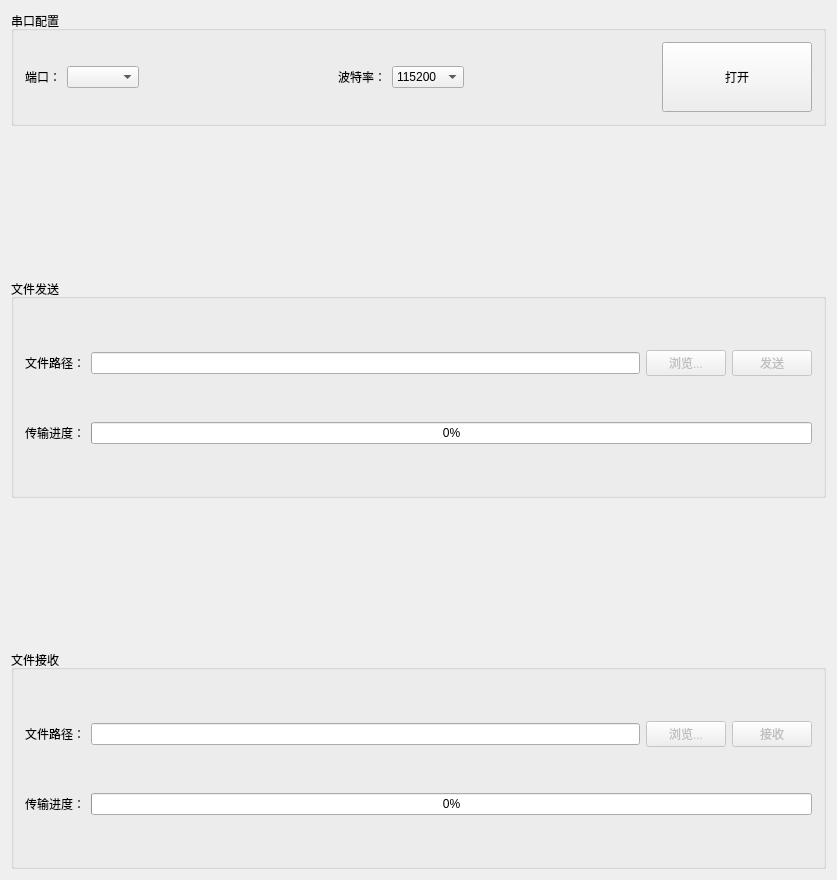
<?xml version="1.0" encoding="UTF-8"?>
<ui version="4.0">
 <class>Widget</class>
 <widget class="QWidget" name="Widget">
  <property name="geometry">
   <rect>
    <x>0</x>
    <y>0</y>
    <width>837</width>
    <height>880</height>
   </rect>
  </property>
  <property name="minimumSize">
   <size>
    <width>0</width>
    <height>0</height>
   </size>
  </property>
  <property name="maximumSize">
   <size>
    <width>16777215</width>
    <height>16777215</height>
   </size>
  </property>
  <property name="windowTitle">
   <string>SerialPortYmodem</string>
  </property>
  <layout class="QVBoxLayout" name="verticalLayout_3">
   <item>
    <widget class="QGroupBox" name="groupBox">
     <property name="title">
      <string>串口配置</string>
     </property>
     <layout class="QHBoxLayout" name="horizontalLayout">
      <item>
       <widget class="QLabel" name="label">
        <property name="text">
         <string>端口：</string>
        </property>
       </widget>
      </item>
      <item>
       <widget class="QComboBox" name="comPort">
        <property name="maxVisibleItems">
         <number>12</number>
        </property>
       </widget>
      </item>
      <item>
       <spacer name="horizontalSpacer">
        <property name="orientation">
         <enum>Qt::Horizontal</enum>
        </property>
        <property name="sizeHint" stdset="0">
         <size>
          <width>40</width>
          <height>20</height>
         </size>
        </property>
       </spacer>
      </item>
      <item>
       <widget class="QLabel" name="label_2">
        <property name="text">
         <string>波特率：</string>
        </property>
       </widget>
      </item>
      <item>
       <widget class="QComboBox" name="comBaudRate">
        <property name="minimumSize">
         <size>
          <width>0</width>
          <height>0</height>
         </size>
        </property>
        <property name="currentText">
         <string>115200</string>
        </property>
        <property name="currentIndex">
         <number>3</number>
        </property>
        <property name="maxVisibleItems">
         <number>12</number>
        </property>
        <item>
         <property name="text">
          <string>921600</string>
         </property>
        </item>
        <item>
         <property name="text">
          <string>460800</string>
         </property>
        </item>
        <item>
         <property name="text">
          <string>230400</string>
         </property>
        </item>
        <item>
         <property name="text">
          <string>115200</string>
         </property>
        </item>
        <item>
         <property name="text">
          <string>57600</string>
         </property>
        </item>
        <item>
         <property name="text">
          <string>38400</string>
         </property>
        </item>
        <item>
         <property name="text">
          <string>19200</string>
         </property>
        </item>
        <item>
         <property name="text">
          <string>9600</string>
         </property>
        </item>
        <item>
         <property name="text">
          <string>4800</string>
         </property>
        </item>
        <item>
         <property name="text">
          <string>2400</string>
         </property>
        </item>
        <item>
         <property name="text">
          <string>1200</string>
         </property>
        </item>
       </widget>
      </item>
      <item>
       <spacer name="horizontalSpacer_2">
        <property name="orientation">
         <enum>Qt::Horizontal</enum>
        </property>
        <property name="sizeHint" stdset="0">
         <size>
          <width>40</width>
          <height>20</height>
         </size>
        </property>
       </spacer>
      </item>
      <item>
       <widget class="QPushButton" name="comButton">
        <property name="minimumSize">
         <size>
          <width>150</width>
          <height>70</height>
         </size>
        </property>
        <property name="text">
         <string>打开</string>
        </property>
       </widget>
      </item>
     </layout>
    </widget>
   </item>
   <item>
    <spacer name="verticalSpacer">
     <property name="orientation">
      <enum>Qt::Vertical</enum>
     </property>
     <property name="sizeHint" stdset="0">
      <size>
       <width>20</width>
       <height>40</height>
      </size>
     </property>
    </spacer>
   </item>
   <item>
    <widget class="QGroupBox" name="groupBox_2">
     <property name="title">
      <string>文件发送</string>
     </property>
     <layout class="QVBoxLayout" name="verticalLayout">
      <item>
       <spacer name="verticalSpacer_3">
        <property name="orientation">
         <enum>Qt::Vertical</enum>
        </property>
        <property name="sizeHint" stdset="0">
         <size>
          <width>20</width>
          <height>40</height>
         </size>
        </property>
       </spacer>
      </item>
      <item>
       <layout class="QHBoxLayout" name="horizontalLayout_2">
        <item>
         <widget class="QLabel" name="label_3">
          <property name="text">
           <string>文件路径：</string>
          </property>
         </widget>
        </item>
        <item>
         <widget class="QLineEdit" name="transmitPath">
          <property name="readOnly">
           <bool>true</bool>
          </property>
         </widget>
        </item>
        <item>
         <widget class="QPushButton" name="transmitBrowse">
          <property name="enabled">
           <bool>false</bool>
          </property>
          <property name="text">
           <string>浏览...</string>
          </property>
         </widget>
        </item>
        <item>
         <widget class="QPushButton" name="transmitButton">
          <property name="enabled">
           <bool>false</bool>
          </property>
          <property name="text">
           <string>发送</string>
          </property>
         </widget>
        </item>
       </layout>
      </item>
      <item>
       <spacer name="verticalSpacer_4">
        <property name="orientation">
         <enum>Qt::Vertical</enum>
        </property>
        <property name="sizeHint" stdset="0">
         <size>
          <width>20</width>
          <height>40</height>
         </size>
        </property>
       </spacer>
      </item>
      <item>
       <layout class="QHBoxLayout" name="horizontalLayout_3">
        <item>
         <widget class="QLabel" name="label_5">
          <property name="text">
           <string>传输进度：</string>
          </property>
         </widget>
        </item>
        <item>
         <widget class="QProgressBar" name="transmitProgress">
          <property name="value">
           <number>0</number>
          </property>
         </widget>
        </item>
       </layout>
      </item>
      <item>
       <spacer name="verticalSpacer_2">
        <property name="orientation">
         <enum>Qt::Vertical</enum>
        </property>
        <property name="sizeHint" stdset="0">
         <size>
          <width>20</width>
          <height>40</height>
         </size>
        </property>
       </spacer>
      </item>
     </layout>
    </widget>
   </item>
   <item>
    <spacer name="verticalSpacer_8">
     <property name="orientation">
      <enum>Qt::Vertical</enum>
     </property>
     <property name="sizeHint" stdset="0">
      <size>
       <width>20</width>
       <height>40</height>
      </size>
     </property>
    </spacer>
   </item>
   <item>
    <widget class="QGroupBox" name="groupBox_3">
     <property name="title">
      <string>文件接收</string>
     </property>
     <layout class="QVBoxLayout" name="verticalLayout_2">
      <item>
       <spacer name="verticalSpacer_6">
        <property name="orientation">
         <enum>Qt::Vertical</enum>
        </property>
        <property name="sizeHint" stdset="0">
         <size>
          <width>20</width>
          <height>40</height>
         </size>
        </property>
       </spacer>
      </item>
      <item>
       <layout class="QHBoxLayout" name="horizontalLayout_4">
        <item>
         <widget class="QLabel" name="label_4">
          <property name="text">
           <string>文件路径：</string>
          </property>
         </widget>
        </item>
        <item>
         <widget class="QLineEdit" name="receivePath">
          <property name="readOnly">
           <bool>true</bool>
          </property>
         </widget>
        </item>
        <item>
         <widget class="QPushButton" name="receiveBrowse">
          <property name="enabled">
           <bool>false</bool>
          </property>
          <property name="text">
           <string>浏览...</string>
          </property>
         </widget>
        </item>
        <item>
         <widget class="QPushButton" name="receiveButton">
          <property name="enabled">
           <bool>false</bool>
          </property>
          <property name="text">
           <string>接收</string>
          </property>
         </widget>
        </item>
       </layout>
      </item>
      <item>
       <spacer name="verticalSpacer_7">
        <property name="orientation">
         <enum>Qt::Vertical</enum>
        </property>
        <property name="sizeHint" stdset="0">
         <size>
          <width>20</width>
          <height>40</height>
         </size>
        </property>
       </spacer>
      </item>
      <item>
       <layout class="QHBoxLayout" name="horizontalLayout_5">
        <item>
         <widget class="QLabel" name="label_6">
          <property name="text">
           <string>传输进度：</string>
          </property>
         </widget>
        </item>
        <item>
         <widget class="QProgressBar" name="receiveProgress">
          <property name="value">
           <number>0</number>
          </property>
         </widget>
        </item>
       </layout>
      </item>
      <item>
       <spacer name="verticalSpacer_5">
        <property name="orientation">
         <enum>Qt::Vertical</enum>
        </property>
        <property name="sizeHint" stdset="0">
         <size>
          <width>20</width>
          <height>40</height>
         </size>
        </property>
       </spacer>
      </item>
     </layout>
    </widget>
   </item>
  </layout>
 </widget>
 <layoutdefault spacing="6" margin="11"/>
 <resources/>
 <connections/>
</ui>
